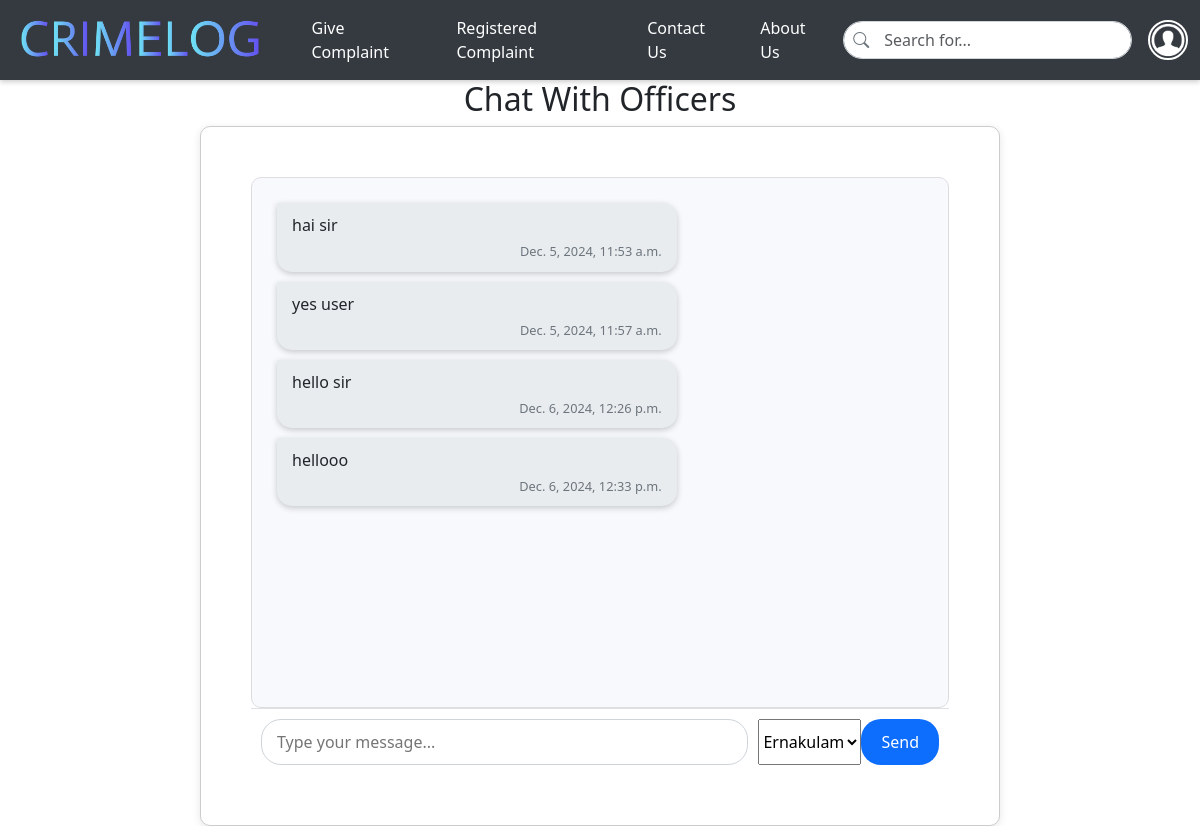
/message/ (signed in), run on the app's committed database.
### app/models.py (models this page shows, shortened)
class Chat(models.Model):
    police=models.ForeignKey(Police, on_delete=models.CASCADE)
    user=models.ForeignKey(User, on_delete=models.CASCADE)
    content = models.TextField()
    timestamp = models.DateTimeField(auto_now_add=True)
    is_read = models.BooleanField(default=False)

### app/views.py (the view)
# urls.py: path('message/', views.message, name='message'),
def message(req):
    if 'user' in req.session:  # Check if the user is logged in
        user_email = req.session.get('user')  # Get the user's email from the session
        user = User.objects.get(Email=user_email)  # Retrieve the user object using email
        police_officers = Police.objects.all()  # Fetch all police officers
        data1 = Chat.objects.filter(user=user).order_by('id')
        if req.method == 'POST':
            msg = req.POST.get('content')  # Get the message content
            police_id = req.POST.get('police_id')  # Get the police officer's ID
            if msg and police_id:
                police = Police.objects.get(pk=police_id)  # Retrieve the police officer
                Chat.objects.create(user=user, police=police, content=msg)
        return render(req, 'user/message.html', {
            'data1': data1,
            'police_officers': police_officers,
        })
    else:
        return redirect('login')  # Redirect to login if the user is not logged in

### templates/user/message.html (shortened to what this page needs)
<!DOCTYPE html>
<html lang="en">
<head>
    <link href="https://cdn.jsdelivr.net/npm/bootstrap@5.3.3/dist/css/bootstrap.min.css" rel="stylesheet">
    <link href="https://cdn.jsdelivr.net/npm/bootstrap-icons/font/bootstrap-icons.css" rel="stylesheet">
</head>
<body>
    <nav id="nav" class="navbar navbar-expand-lg navbar-dark sticky-top">
        <div class="container-fluid">
            <a class="navbar-brand" href="../userhome">
                <img id="logo" src="../static/images/logo.png" alt="CrimeLog">
            </a>
            <div class="collapse navbar-collapse" id="mynavbar">
                <ul class="navbar-nav me-auto">
                    <li class="nav-item">
                        <a class="nav-link" href="../submit_complaint">Give Complaint</a>
                    </li>
                    <li class="nav-item">
                        <a class="nav-link" href="../userhistory">Registered Complaint</a>
                    </li>
                    <li class="nav-item">
                        <a class="nav-link" href="../contactus">Contact Us</a>
                    </li>
                    <li class="nav-item">
                        <a class="nav-link" href="../about">About Us</a>
                    </li>
                </ul>
                <div class="search-bar">
                    <span class="search-icon"><i class="bi bi-search"></i></span>
                    <form method="post" action="{% url 'usersearch' %}">
                        <input class="form-control" type="text" name="query" placeholder="Search for...">
                    </form>
                </div>
                <div class="dropdown ms-3">
                    <button class="btn btn-link dropdown p-0 border-0" type="button" id="profileDropdown" data-bs-toggle="dropdown" aria-expanded="false">
                        <img src="../static/images/profile.png" alt="Profile" class="profile-img">
                    </button>
                </div>
            </div>
        </div>
    </nav>
    <h2 id="h2">Chat With Officers
        </h2>
    <div id="chat-container">
<div id="chat-box">
    {% for chat in data1 %}
    <div class="message {% if chat.sender == 'user' %}user-message{% else %}officer-message{% endif %}">
        <p class="message-content">{{ chat.content }}</p>
        <span class="timestamp">{{ chat.timestamp }}</span>
    </div>
    {% endfor %}
</div>
        <form id="message-input" method="POST">
            <textarea name="content" rows="1" placeholder="Type your message..."></textarea>
            {% if police_officers %}
                <select name="police_id">
                    {% for officer in police_officers %}
                        <option value="{{ officer.id }}">{{ officer.name }}</option>
                    {% endfor %}
                </select>
            {% else %}
                <input type="hidden" name="user_id" value="{{ user.id }}">
            {% endif %}
            <button type="submit">Send</button>
        </form>
    </div>
</body>
</html>

### templates/user/message.html (style rules this page uses)
#nav { box-shadow: 0 2px 5px rgba(0, 0, 0, 0.2); background-color: #343a40; height: 80px; }
.navbar-brand img { max-height: 60px; }
.navbar .nav-link { color: #fff; transition: color 0.3s ease; margin: 10px; }
.search-bar { position: relative; width: 300px; }
.search-bar input { padding-left: 40px; border: 1px solid #ced4da; border-radius: 25px; }
.search-bar .search-icon { position: absolute; top: 50%; left: 10px; transform: translateY(-50%); font-size: 1rem; color: #6c757d; }
.profile-img { width: 40px; height: 40px; border-radius: 50%; object-fit: cover; border: 2px solid #fff; background-color: #343a40; }
#h2 { text-align: center; }
#chat-container { max-width: 800px; margin: 0 auto; display: flex; flex-direction: column; height: calc(100vh - 100px); padding: 50px; border: 1px solid #ccc; border-radius: 10px; box-shadow: 0 2px 8px rgba(0, 0, 0, 0.1); background-color: #fff; border-radius: 10px; overflow: hidden; }
#chat-box { flex: 1; padding: 15px; overflow-y: auto; background-color: #f7f9fc; border: 1px solid #ddd; border-radius: 10px; }
.message { max-width: 60%; margin: 10px; padding: 10px 15px; border-radius: 15px; position: relative; font-size: 1rem; line-height: 1.5; }
.officer-message { background-color: #e9ecef; color: #212529; margin-right: auto; text-align: left; border-top-left-radius: 0; box-shadow: 0 2px 6px rgba(0, 0, 0, 0.2); }
.timestamp { font-size: 0.8rem; color: #6c757d; margin-top: 5px; display: block; text-align: right; }
.message-content { margin: 0; }
#message-input { display: flex; padding: 10px; background-color: #fff; border-top: 1px solid #dee2e6; }
#message-input textarea { flex: 1; resize: none; border-radius: 20px; border: 1px solid #ced4da; padding: 10px 15px; margin-right: 10px; outline: none; }
#message-input button { background-color: #0d6efd; border: none; color: white; padding: 0 20px; border-radius: 20px; cursor: pointer; }

### data on the page
Chat: content "hai sir", timestamp "Dec. 5, 2024, 11:53 a.m."
Chat: content "yes user", timestamp "Dec. 5, 2024, 11:57 a.m."
Chat: content "hello sir", timestamp "Dec. 6, 2024, 12:26 p.m."
Chat: content "hellooo", timestamp "Dec. 6, 2024, 12:33 p.m."

### other printed values
form field police_id "Ernakulam"
